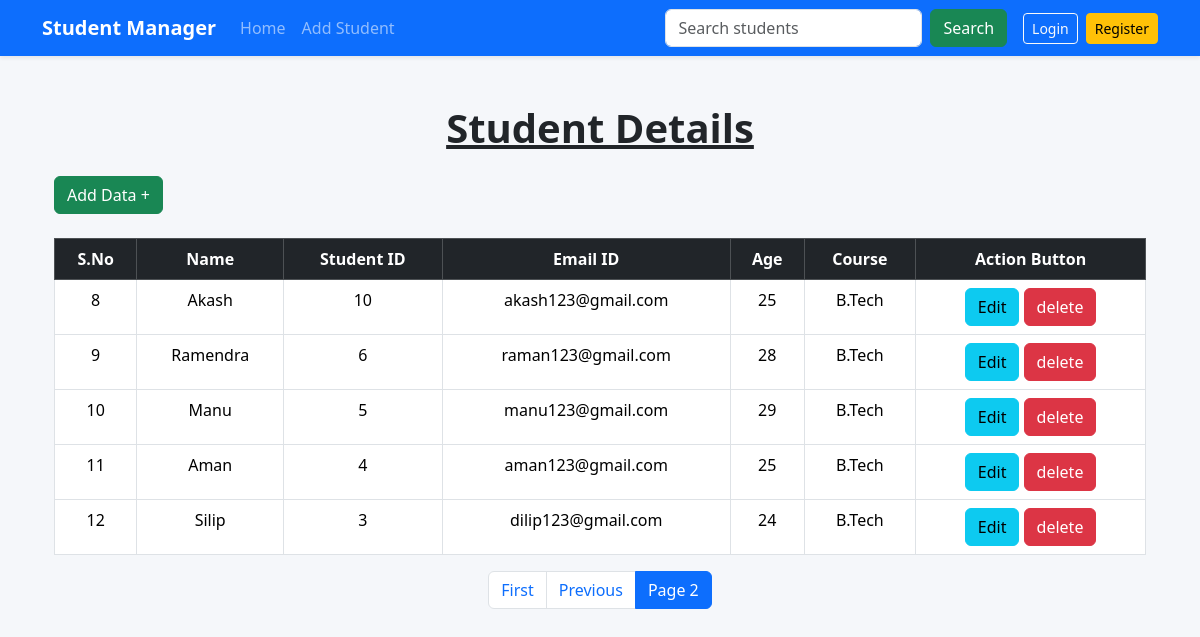
Screenshot of /?page=2 with the database file from the repository.
### stuapp/models.py (models this page shows)
class student_details(models.Model):
    name=models.CharField(max_length=100)
    emailId=models.EmailField()
    age=models.IntegerField()
    course=models.CharField(max_length=100)

### stuapp/views.py (the view)
# urls.py: path('',views.studentlist,name='list'),
def studentlist(request,id=None):
    data = student_details.objects.all().order_by('-id')
    paginator = Paginator(data, 7)
    page_number = request.GET.get('page')
    page_obj = paginator.get_page(page_number)
    return render(request, 'index.html', {'page_obj': page_obj})

### templates/index.html (shortened to what this page needs)
{% extends 'base.html' %}
    {% block content %}
    <div class="container mt-5">
      <h1 class="text-center mb-4">
        <b><u>Student Details</u></b>
      </h1>
      <div class="row">
        <div class="col-md-12">
          <a href="{% url 'form' %}" class="btn btn-success mb-4">Add Data +</a>
          <table class="table table-hover table-bordered text-center">
            <thead class="table-dark">
              <tr>
                <th>S.No</th>
                <th>Name</th>
                <th>Student ID</th>
                <th>Email ID</th>
                <th>Age</th>
                <th>Course</th>
                <th>Action Button</th>
              </tr>
            </thead>
            <tbody>
              {% for i in page_obj %}
              <tr>
                <td>{{ page_obj.start_index|add:forloop.counter0 }}</td>
                <td>{{ i.name }}</td>
                <td>{{ i.id }}</td>
                <td>{{ i.emailId }}</td>
                <td>{{ i.age }}</td>
                <td>{{ i.course }}</td>
                <td>
                  <a href="{% url 'updatedata' i.id %}" class="btn btn-info"
                    >Edit</a
                  >
                  <form
                    action="{% url 'deletedata' i.id %}"
                    method="post"
                    class="d-inline"
                  >
                    <input
                      type="submit"
                      class="btn btn-danger"
                      value="delete"
                    />
                  </form>
                </td>
              </tr>
              {% empty %}
              <tr>
                <td colspan="5" class="text-danger">
                  No student records found.
                </td>
              </tr>
              {% endfor %}
            </tbody>
          </table>
          <nav aria-label="Page navigation">
            <ul class="pagination justify-content-center">
              {% if page_obj.has_previous %}
              <li class="page-item">
                <a class="page-link" href="?page=1">First</a>
              </li>
              <li class="page-item">
                <a class="page-link" href="?page={{ page_obj.previous_page_number }}">Previous</a>
              </li>
              {% endif %}
              <li class="page-item active">
                <span class="page-link"> Page {{ page_obj.number }}</span>
              </li>
            </ul>
          </nav>
        </div>
      </div>
    </div>
    {% endblock %}

### rows the page displays
student_details: start_index|add "8", name "Akash", id "10", emailId "akash123@gmail.com", age "25", course "B.Tech"
student_details: start_index|add "9", name "Ramendra", id "6", emailId "raman123@gmail.com", age "28", course "B.Tech"
student_details: start_index|add "10", name "Manu", id "5", emailId "manu123@gmail.com", age "29", course "B.Tech"
student_details: start_index|add "11", name "Aman", id "4", emailId "aman123@gmail.com", age "25", course "B.Tech"
student_details: start_index|add "12", name "Silip", id "3", emailId "dilip123@gmail.com", age "24", course "B.Tech"

### other values shown
{{ page_obj.number }} "2"
